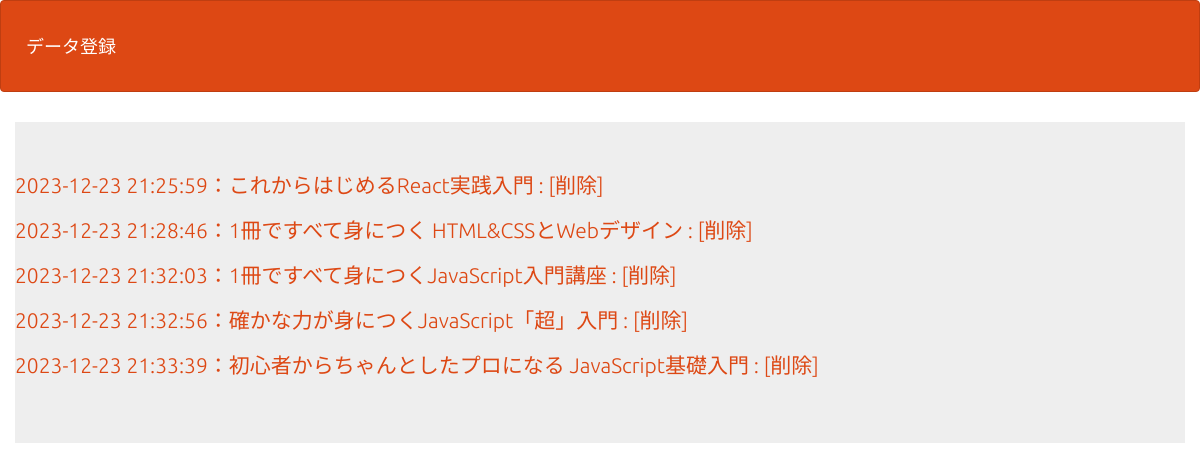
The page /select.php on the database its author committed.
### tables this page shows
CREATE TABLE `gs_an_table` (
  `id` int(12) NOT NULL,
  `name` varchar(64) NOT NULL,
  `url` text NOT NULL,
  `content` text DEFAULT NULL,
  `indate` datetime NOT NULL
);

### select.php (the view, shortened to what this page needs)
<?php
$pdo = db_conn();
$stmt = $pdo->prepare('SELECT * FROM gs_an_table;');
$status = $stmt->execute();
$view = '';
if ($status === false) {
    $error = $stmt->errorInfo();
    exit('SQLError:' . print_r($error, true));
} else {
    while ($result = $stmt->fetch(PDO::FETCH_ASSOC)) {
        $view .= '<p>';
        $view .= '<a href="detail.php?id=' . $result['id'] . '">';
        $view .= $result['indate'] . '：' . $result['name'];
        $view .= '</a>';
        $view .= '<a href="delete.php?id=' . $result['id'] . '">';
        $view .= ' : [削除]';
        $view .= '</a>';
        $view .= '</p>';
    }
}
?>
<!DOCTYPE html>
<html lang="ja">
<head>
    <link rel="stylesheet" href="css/range.css">
    <link href="css/bootstrap.min.css" rel="stylesheet">
</head>
<body id="main">
    <header>
        <nav class="navbar navbar-default">
            <div class="container-fluid">
                <div class="navbar-header">
                    <a class="navbar-brand" href="index.php">データ登録</a>
                </div>
            </div>
        </nav>
    </header>
    <div>
        <div class="container jumbotron">
            <?= $view ?>
        </div>
    </div>
</body>
</html>

### select.php (style rules this page uses)
div { padding: 10px; font-size: 16px; }

### rows shown on the page
gs_an_table: value "2023-12-23 21:25:59：これからはじめるReact実践入門 : [削除]"
gs_an_table: value "2023-12-23 21:28:46：1冊ですべて身につく HTML&CSSとWebデザイン : [削除]"
gs_an_table: value "2023-12-23 21:32:03：1冊ですべて身につくJavaScript入門講座 : [削除]"
gs_an_table: value "2023-12-23 21:32:56：確かな力が身につくJavaScript「超」入門 : [削除]"
gs_an_table: value "2023-12-23 21:33:39：初心者からちゃんとしたプロになる JavaScript基礎入門 : [削除]"
